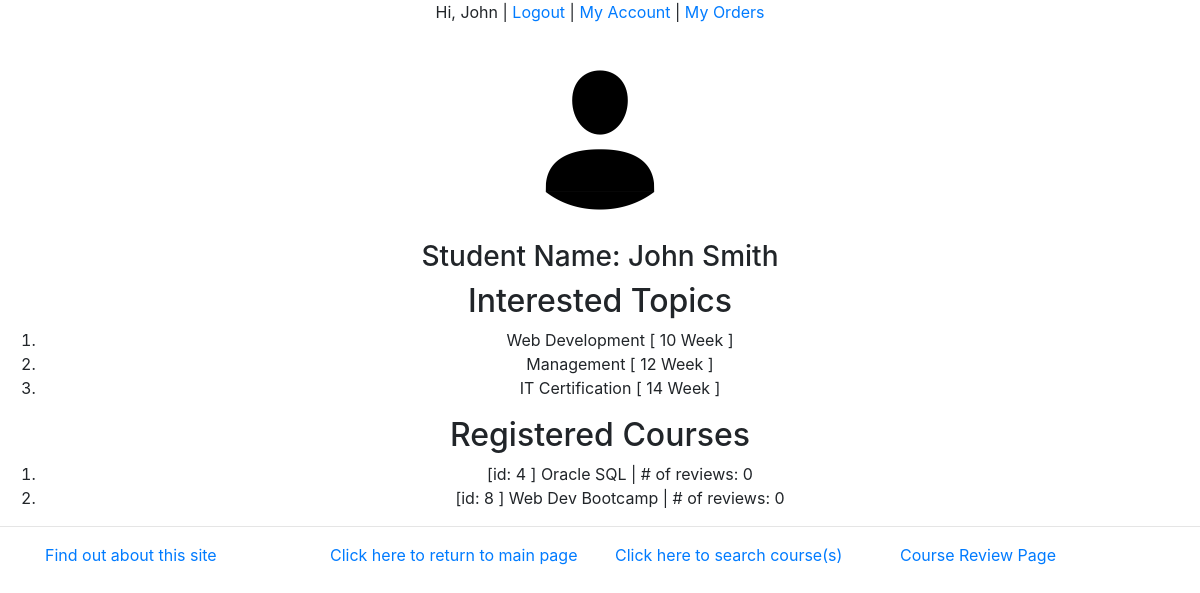
The app's page /myapp/myaccount/ (signed in) with its own data.
### myapp/models.py (models this page shows)
class Topic(models.Model):
    name = models.CharField(max_length=200)
    length = models.IntegerField(default=12)
    def __str__(self):
        return self.name + ' [ ' + str(self.length) + ' Week ]'

class Course(models.Model):
    title = models.CharField(max_length=200)
    topic = models.ForeignKey(Topic, related_name='courses', on_delete=models.CASCADE)
    price = models.DecimalField(max_digits=10, decimal_places=2,
                                validators=[MinValueValidator(50), MaxValueValidator(500)])
    for_everyone = models.BooleanField(default=True)
    description = models.TextField(blank=True)
    num_reviews = models.PositiveIntegerField(default=0)
    def __str__(self):
        return '[id: ' + str(self.id) + ' ] ' + self.title + '  | # of reviews: ' + str(self.num_reviews)

### myapp/views.py (the view)
# urls.py: path(r'myaccount/', views.myaccount, name='myaccount'),
@login_required(login_url='/myapp/login/')
def myaccount(request):
    if request.method == 'GET':
        username = request.user.username
        print(username)
        try:
            student = Student.objects.get(username=username)
            first_name = student.first_name
            last_name = student.last_name
            interested_in = student.interested_in
            registered_courses = student.registered_courses
            profile_picture_url = student.profile_picture.url
            print(profile_picture_url)
            topic_list = []
            for topic in interested_in.all():
                topic_list.append(topic)
            course_list = []
            for course in registered_courses.all():
                course_list.append(course)
            return render(request, 'myapp/myaccount.html',
                          {'first_name': first_name, 'last_name': last_name, 'topic_list': topic_list,
                           'course_list': course_list, 'profile_picture_url': profile_picture_url})
        except Student.DoesNotExist:
            return render(request, 'myapp/register.html', {'error_message': 'You are not a registered student!'})
    else:
        return render(request, 'myapp/login.html', {'error_message': 'You are not logged in!'})

### myapp/templates/myapp/myaccount.html (shortened to what this page needs)
{% extends 'myapp/base.html' %}
{% block body_block %}
    {% if profile_picture_url %}
        <img src="/static/myapp{{ profile_picture_url }}" alt="profile picture of {{ first_name }}">
    {% endif %}
    {% if first_name and last_name %}
        <h3>Student Name: {{ first_name }} {{ last_name }}</h3>
    {% endif %}
        <h2>Interested Topics</h2>
    <ol>
        {% for topic in topic_list %}
            <li>
        {{ topic }}
            </li>
        {% endfor %}
    </ol>
<h2>Registered Courses</h2>
<ol>
    {% for course in course_list %}
    <li>
        {{ course }}
    </li>
    {% endfor %}
</ol>
{% endblock body_block %}

### myapp/templates/myapp/base.html (shortened to what this page needs)
{% load static %}
<!DOCTYPE html>
<html>
<head>
    <link rel="stylesheet" type="text/css" href="{% static 'myapp/style.css' %}"/>
    <link rel="stylesheet" href="https://cdn.jsdelivr.net/npm/bootstrap@4.5.3/dist/css/bootstrap.min.css"
>
</head>
<body>
<div class="text-center">
    {% if request.user.username %}
        <p>Hi, {{ request.user.first_name }} | <a href="{% url 'myapp:logout' %}">Logout</a> | <a
                href="{% url 'myapp:myaccount' %}">My Account</a> | <a href="{% url 'myapp:myorders' %}">My Orders</a>
        </p>
    {% else %}
        <p><a href="{% url 'myapp:login' %}">You can LOGIN here</a> | <a href="{% url 'myapp:register' %}">You can
            REGISTER here</a></p>
    {% endif %}
    {% block body_block %}*** {% endblock %}
</div>
<hr/>
<div class="container">
    <div class="row justify-content-center">
        <div class="col-3"><a href="{% url 'myapp:about' %}">Find out about this site</a></div>
        <div class="col-3"><a href="{% url 'myapp:index' %}">Click here to return to main page</a></div>
        <div class="col-3"><a href="{% url 'myapp:findcourses' %}">Click here to search course(s)</a></div>
        <div class="col-3"><a href="{% url 'myapp:review' %}">Course Review Page</a></div>
    </div>
</div>
</body>
</html>

### records on screen
Topic: name+length "Web Development [ 10 Week ]"
Topic: name+length "Management [ 12 Week ]"
Topic: name+length "IT Certification [ 14 Week ]"
Course: id+title+num_reviews "[id: 4 ] Oracle SQL | # of reviews: 0"
Course: id+title+num_reviews "[id: 8 ] Web Dev Bootcamp | # of reviews: 0"

### other values on screen
{{ request.user.first_name }} "John"
{{ first_name }} "John"
{{ last_name }} "Smith"
